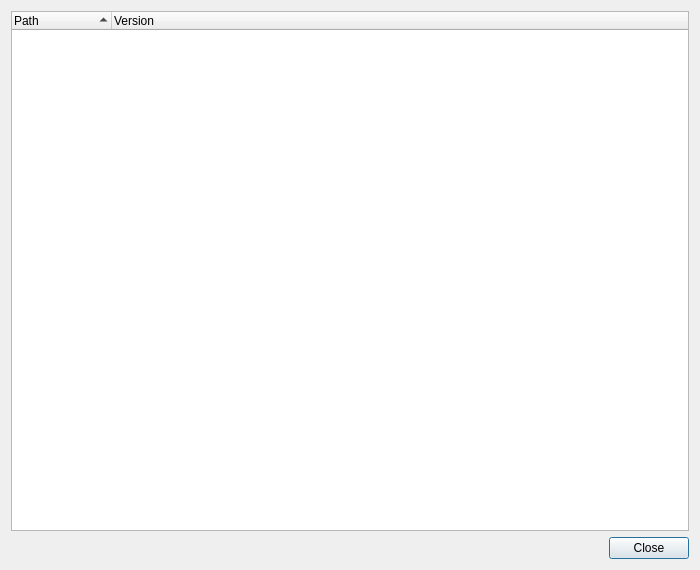
<?xml version="1.0" encoding="UTF-8"?>
<ui version="4.0">
 <class>ProgramsDialog</class>
 <widget class="QDialog" name="ProgramsDialog">
  <property name="geometry">
   <rect>
    <x>0</x>
    <y>0</y>
    <width>700</width>
    <height>570</height>
   </rect>
  </property>
  <property name="windowTitle">
   <string>External Tools</string>
  </property>
  <layout class="QVBoxLayout">
   <item>
    <widget class="QTreeWidget" name="programsList">
     <property name="rootIsDecorated">
      <bool>false</bool>
     </property>
     <property name="sortingEnabled">
      <bool>true</bool>
     </property>
     <column>
      <property name="text">
       <string>Path</string>
      </property>
     </column>
     <column>
      <property name="text">
       <string>Version</string>
      </property>
     </column>
    </widget>
   </item>
   <item>
    <widget class="QDialogButtonBox" name="buttonBox">
     <property name="orientation">
      <enum>Qt::Horizontal</enum>
     </property>
     <property name="standardButtons">
      <set>QDialogButtonBox::Close</set>
     </property>
    </widget>
   </item>
  </layout>
 </widget>
 <resources/>
 <connections>
  <connection>
   <sender>buttonBox</sender>
   <signal>accepted()</signal>
   <receiver>ProgramsDialog</receiver>
   <slot>close()</slot>
   <hints>
    <hint type="sourcelabel">
     <x>155</x>
     <y>546</y>
    </hint>
    <hint type="destinationlabel">
     <x>123</x>
     <y>505</y>
    </hint>
   </hints>
  </connection>
  <connection>
   <sender>buttonBox</sender>
   <signal>rejected()</signal>
   <receiver>ProgramsDialog</receiver>
   <slot>close()</slot>
   <hints>
    <hint type="sourcelabel">
     <x>253</x>
     <y>552</y>
    </hint>
    <hint type="destinationlabel">
     <x>207</x>
     <y>505</y>
    </hint>
   </hints>
  </connection>
 </connections>
</ui>
